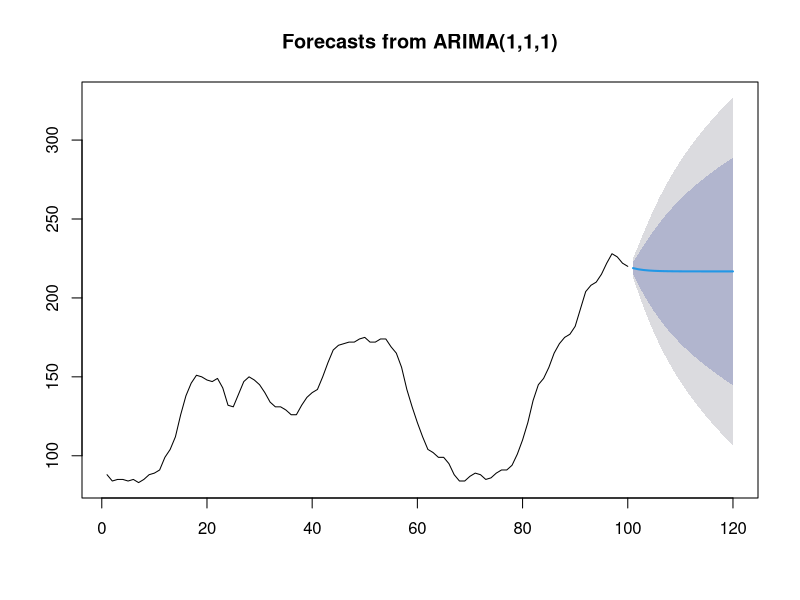

Recreate this plot in R.
y = scan("./data/wwwusage.txt", skip = 1)

# Use auto.arima to find a suitable model
library(forecast)
fit <- auto.arima(y,max.p = 5,max.q = 5,max.P = 5,max.Q = 5,max.d = 3,seasonal = FALSE,ic = 'aicc')
plot(forecast(fit,h=20))
AIC(fit)
fit

# Use brute force to obtain min AIC and BIC models
pArr <- seq(0 , 5, by = 1)
dArr <- seq(0 , 3, by = 1) # at most 3 times differencing
qArr <- seq(0 , 5, by = 1)
corder <- NA
aic <- NA
bic <- NA
i = 1

for (p in pArr) {
  for (d in dArr){
    for (q in qArr) {
      aicc <- NA
      bicc <- NA
      message(sprintf("Trying order: c(%s)", paste(p,d,q, sep=",")))
      tryCatch({
        fit <-arima(x = y, order=c(p,d,q))
        aicc <- AIC(fit)
        bicc <- BIC(fit)
      },
      error=function(cond) {
        #message(sprintf("Error Order: c(%s,%s,%s) - %s", p, d, q, cond))
      },
      warning=function(cond) {
        #message(sprintf("Warning Order: c(%s,%s,%s) - %s", p, d, q, cond))
      },
      finally={
        corder[i] <- sprintf("c(%d,%d,%d)", p,d,q)
        aic[i] <- aicc
        bic[i] <- bicc
        i = i + 1
      })
    }
  }
}
aicInd <- which(aic == min(aic, na.rm = TRUE))
bicInd <- which(bic == min(bic, na.rm = TRUE))
message(sprintf("Best AIC: %s Order: %s", aic[aicInd], corder[aicInd]))
message(sprintf("Best BIC: %s Order: %s", bic[bicInd], corder[bicInd]))